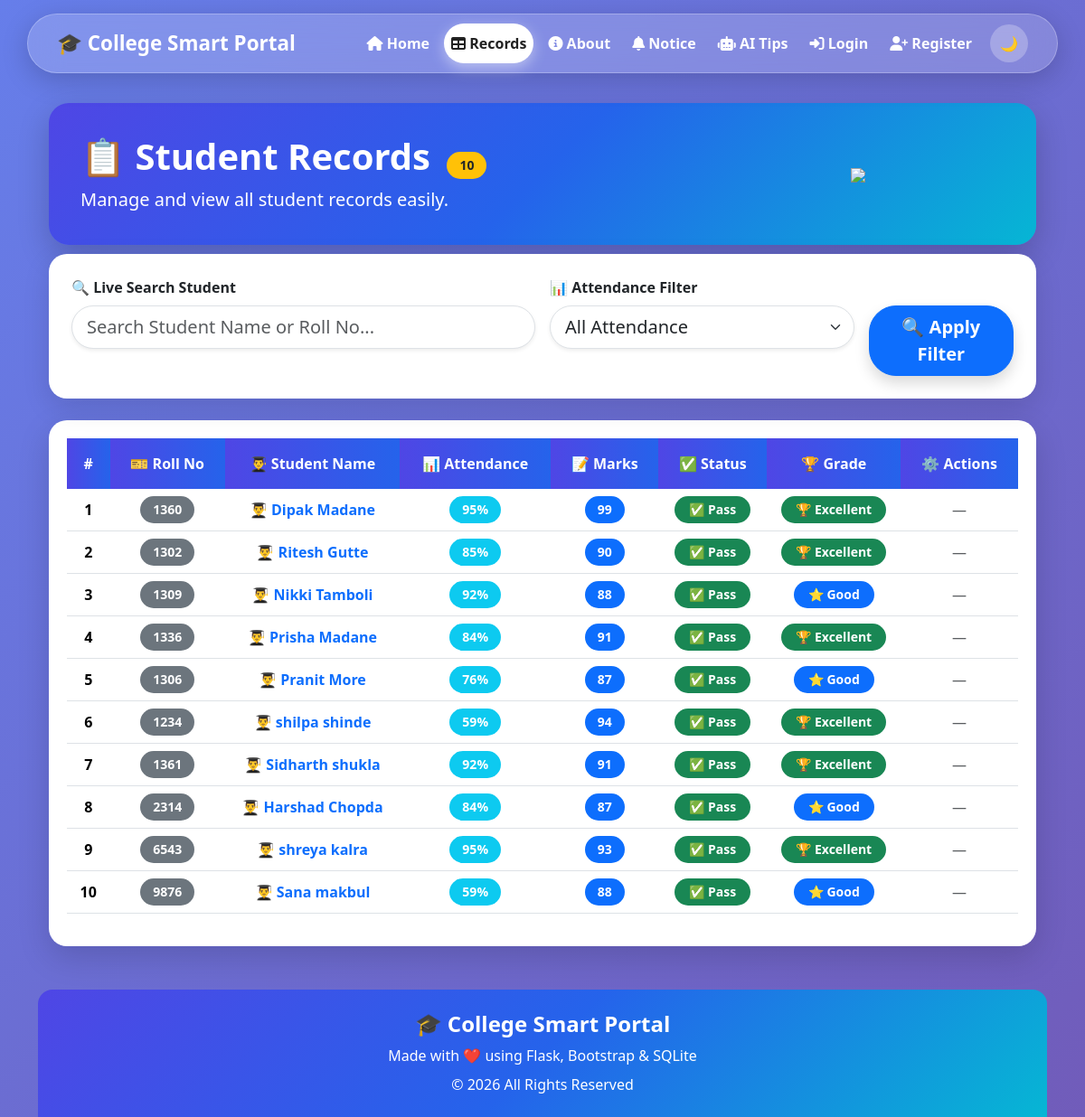
The page /record on the database its author committed.
### tables this page shows
CREATE TABLE students (
            id INTEGER PRIMARY KEY AUTOINCREMENT,
            name TEXT NOT NULL,
            roll TEXT UNIQUE NOT NULL,
            attendance INTEGER NOT NULL,
            marks INTEGER NOT NULL
            
        
        );

### app.py (the view)
@app.route("/record")
def records():
    search = request.args.get("search", "")
    attendance = request.args.get("attendance", "")
    conn = get_db()
    attendances = conn.execute("""
        SELECT DISTINCT attendance
        FROM students
        ORDER BY attendance
    """).fetchall()
    query = "SELECT * FROM students WHERE 1=1"
    params = []
    if search:
        query += " AND name LIKE ?"
        params.append("%" + search + "%")
    if attendance:
        query += " AND attendance = ?"
        params.append(attendance)
    students = conn.execute(query, params).fetchall()
    conn.close()
    return render_template( "record1.html",students=students, attendances=attendances,selected_attendance=attendance )

### app.py (called while the page is built)
def get_db():
    conn = sqlite3.connect("myproject.db")
    conn.row_factory = sqlite3.Row
    return conn

### templates/record1.html (shortened to what this page needs)
{% extends 'base.html' %}
{% block content %}
<div class="container mt-4">
<div class="record-header">
<div class="row align-items-center">
<div class="col-lg-8">
<h1 class="fw-bold">
📋 Student Records
<span class="badge bg-warning text-dark ms-2">
{{ students|length }}
</span>
</h1>
<p class="fs-5 mb-0">
Manage and view all student records easily.
</p>
</div>
<div class="col-lg-4 text-center">
<img src="https://cdn-icons-png.flaticon.com/512/3135/3135755.png"
class="img-fluid">
</div>
</div>
</div>
<div class="filter-card">
<form method="GET" action="{{ url_for('records') }}">
<div class="row g-3">
<div class="col-lg-6">
<label class="form-label fw-bold">
🔍 Live Search Student
</label>
<input
type="text"
id="searchInput"
class="form-control form-control-lg rounded-pill shadow-sm"
placeholder="Search Student Name or Roll No...">
</div>
<div class="col-lg-4">
<label class="form-label fw-bold">
📊 Attendance Filter
</label>
<select
name="attendance"
class="form-select form-select-lg rounded-pill shadow-sm">
<option value="">All Attendance</option>
</select>
</div>
<div class="col-lg-2 d-grid">
<label class="form-label text-white">
</label>
<button
type="submit"
class="btn btn-primary btn-lg shadow">
🔍 Apply Filter
</button>
</div>
</div>
</form>
</div>
<div class="table-card mt-4">
{% if students %}
<div class="table-responsive">
<table class="table table-hover align-middle text-center"
id="studentTable">
<thead>
<tr>
<th>#</th>
<th>🎫 Roll No</th>
<th>👨‍🎓 Student Name</th>
<th>📊 Attendance</th>
<th>📝 Marks</th>
<th>✅ Status</th>
<th>🏆 Grade</th>
<th>⚙️ Actions</th>
</tr>
</thead>
<tbody>
{% for student in students %}
<tr>
<td class="fw-bold">
{{ loop.index }}
</td>
<td>
<span class="badge bg-secondary">
{{ student.roll }}
</span>
</td>
<td>
<a href="{{ url_for('student_detail', id=student.id) }}"
class="fw-bold text-decoration-none text-primary">
👨‍🎓 {{ student.name }}
</a>
</td>
<td>
<span class="badge bg-info">
{{ student.attendance }}%
</span>
</td>
<td>
<span class="badge bg-primary">
{{ student.marks }}
</span>
</td>
<td>
{% if student.marks >= 35 %}
<span class="badge bg-success px-3 py-2">
✅ Pass
</span>
{% else %}
<span class="badge bg-danger px-3 py-2">
❌ Fail
</span>
{% endif %}
</td>
<td>
{% if student.marks >= 90 %}
<span class="badge bg-success px-3 py-2">
🏆 Excellent
</span>
{% elif student.marks >= 75 %}
<span class="badge bg-primary px-3 py-2">
⭐ Good
</span>
{% elif student.marks >= 60 %}
<span class="badge bg-warning text-dark px-3 py-2">
👍 Average
</span>
{% else %}
<span class="badge bg-danger px-3 py-2">
📘 Poor
</span>
{% endif %}
</td>
<td>
{% if session.get("role")=="admin" %}
<a href="{{ url_for('edit_student', id=student.id) }}"
class="btn btn-warning btn-sm rounded-pill px-3 me-1">
✏️ Edit
</a>
<form action="{{ url_for('delete_student', id=student.id) }}"
method="POST"
style="display:inline;">
<button
class="btn btn-danger btn-sm rounded-pill px-3"
onclick="return confirm('Delete this student?')">
🗑️ Delete.
</button>
</form>
{% else %}
<span class="text-muted">—</span>
{% endif %}
</td>
</tr>
{% endfor %}
</tbody>
</table>
</div>
{% endif %}
</div>
</div>
{% endblock %}

### templates/base.html (style rules this page uses)
tbody tr { transition:0.3s; }
.badge { padding:8px 12px; }
.btn { transition:0.3s; }
.btn { border: radius 15px; font-weight:bold; }
body { background:linear-gradient(135deg,#667eea,#764ba2,#6dd5ed); background-size:300% 300%; animation:bgMove 12s ease infinite; }

### templates/record1.html (style rules this page uses)
.record-header { background:linear-gradient(135deg,#4f46e5,#2563eb,#06b6d4); border-radius:22px; padding:35px; color:white; box-shadow:0 12px 35px rgba(0,0,0,.20); margin-bottom:30px; }
.record-header img { width:140px; }
.filter-card { background:#fff; padding:25px; border-radius:20px; box-shadow:0 10px 30px rgba(0,0,0,.12); margin-top:-20px; position:relative; z-index:5; }
.table-card { background:#fff; padding:20px; border-radius:20px; box-shadow:0 12px 35px rgba(0,0,0,.15); }
.table thead th { background:linear-gradient(90deg,#4f46e5,#2563eb); color:white; border:none; padding:16px; font-weight:600; text-align:center; }
.table tbody tr { transition:.3s; }
.badge { padding:8px 14px; border-radius:30px; font-size:14px; }
.btn { border-radius:30px; }

### rows shown on the page
students: roll "1360", name "Dipak Madane", attendance "95", marks "99", shows "✅ Pass", shows "🏆 Excellent"
students: roll "1302", name "Ritesh Gutte", attendance "85", marks "90", shows "✅ Pass", shows "🏆 Excellent"
students: roll "1309", name "Nikki Tamboli", attendance "92", marks "88", shows "✅ Pass", shows "⭐ Good"
students: roll "1336", name "Prisha Madane", attendance "84", marks "91", shows "✅ Pass", shows "🏆 Excellent"
students: roll "1306", name "Pranit More", attendance "76", marks "87", shows "✅ Pass", shows "⭐ Good"
students: roll "1234", name "shilpa shinde", attendance "59", marks "94", shows "✅ Pass", shows "🏆 Excellent"
students: roll "1361", name "Sidharth shukla", attendance "92", marks "91", shows "✅ Pass", shows "🏆 Excellent"
students: roll "2314", name "Harshad Chopda", attendance "84", marks "87", shows "✅ Pass", shows "⭐ Good"
students: roll "6543", name "shreya kalra", attendance "95", marks "93", shows "✅ Pass", shows "🏆 Excellent"
students: roll "9876", name "Sana makbul", attendance "59", marks "88", shows "✅ Pass", shows "⭐ Good"

### other values the page prints
{{ students|length }} "10"
